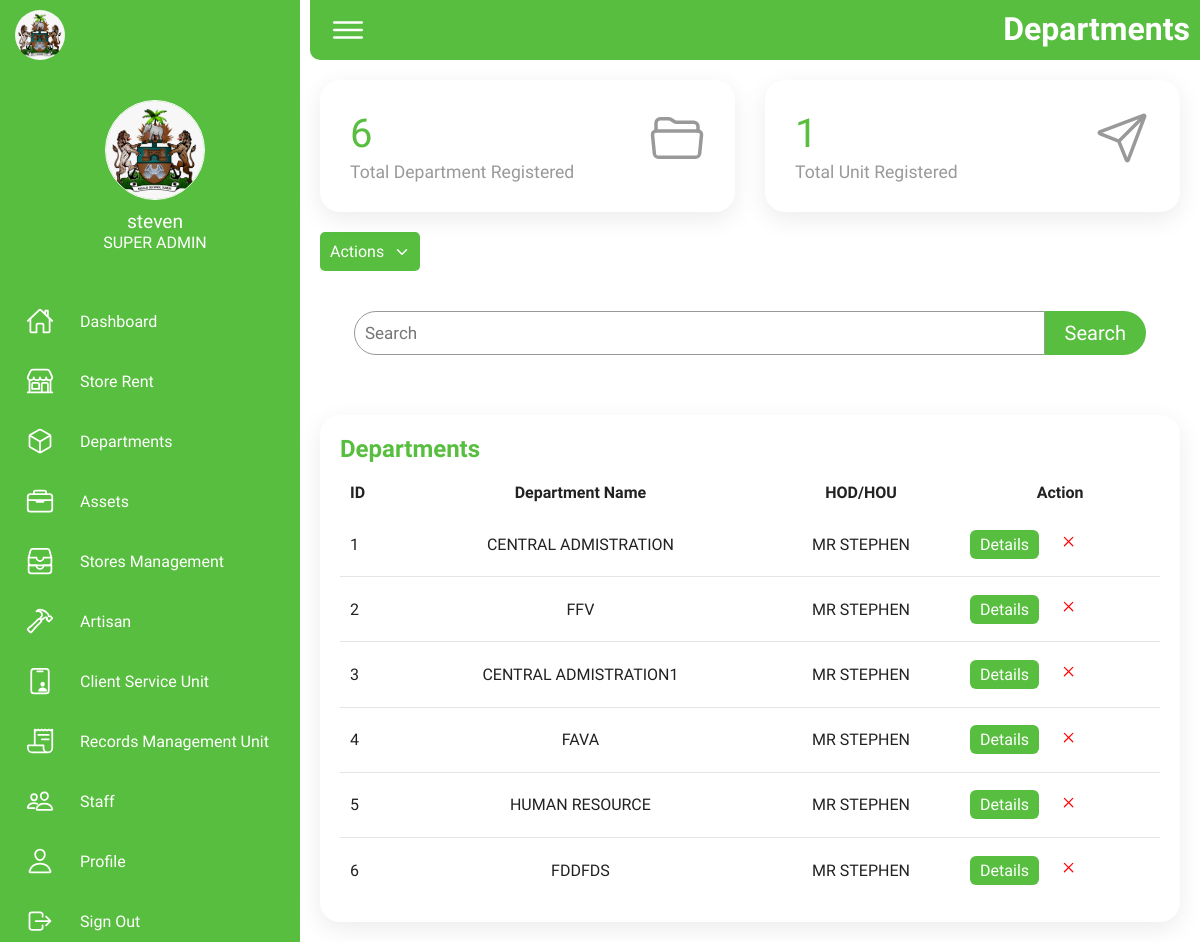
The page /department (signed in) on the database its author committed.
### tables this page shows
CREATE TABLE department (
                id INTEGER PRIMARY KEY AUTOINCREMENT,
                department_name text,
                hod text
                );

### app.py (the view)
@app.route('/department')
@login_required(role='SUPER ADMIN')
def department():
    if 'user_id' in session:
        user_id = session['user_id']  # Get the user ID from the session
        user = get_user_by_id(user_id)
        conn, cursor = get_department_db_connection()
        cursor.execute("SELECT * FROM department")
        department_list = cursor.fetchall()
        conn.close()
        conn, cursor = get_department_db_connection()
        cursor.execute("SELECT COUNT(id) FROM department")
        department_count = cursor.fetchone()[0]
        conn.close()
        conn, cursor = get_department_db_connection()
        cursor.execute("SELECT COUNT(id) FROM unit")
        unit_count = cursor.fetchone()[0]
        conn.close()
        if user:
            username = user['username']
            role = user['role']
            image = user['image']
            return render_template('super_admin/department.html', username=username, role=role, departments=department_list, image=image, department_count=department_count, unit_count=unit_count)  # noqa
    return redirect(url_for('index'))

### app.py (called while the page is built)
def get_users_db_connection():
    conn_users = sqlite3.connect('instance/users.db')
    conn_users.row_factory = sqlite3.Row
    return conn_users, conn_users.cursor()

def get_user_by_id(user_id):
    conn_users, cursor = get_users_db_connection()
    cursor.execute('SELECT * FROM users WHERE id = ?', (user_id,))
    user = cursor.fetchone()
    conn_users.close()
    return user

def login_required(role=None):
    def wrapper(fn):
        @wraps(fn)
        def decorated_view(*args, **kwargs):
            if 'user_id' not in session:
                return redirect(url_for('index'))
            user_id = session['user_id']
            user = get_user_by_id(user_id)
            if not user:
                return redirect(url_for('index'))
            user_role = user['role']
            if role and user_role != role:
                return redirect(url_for('index'))
            return fn(*args, **kwargs)
        return decorated_view
    return wrapper

def get_department_db_connection():
    conn = sqlite3.connect('instance/department.db')
    conn.row_factory = sqlite3.Row
    return conn, conn.cursor()

### templates/super_admin/department.html (shortened to what this page needs)
{% extends '/super_admin/base.html' %} {% block heading %} Departments {%
endblock %} {% block content %}
<div class="cardBox2">
  <a class="card" href="#">
    <div>
      <div class="numbers">{{department_count}}</div>
      <div class="cardName">Total Department Registered</div>
    </div>
    <div class="iconBx">
      <ion-icon name="folder-open-outline"></ion-icon>
    </div>
  </a>
  <a class="card" href="#dispatch">
    <div>
      <div class="numbers">{{unit_count}}</div>
      <div class="cardName">Total Unit Registered</div>
    </div>
    <div class="iconBx">
      <ion-icon name="paper-plane-outline"></ion-icon>
    </div>
  </a>
</div>
<div class="action-drop">
  <div class="drop-btn">
    <button id="dropdown">
      Actions <ion-icon name="chevron-down-outline"></ion-icon>
    </button>
  </div>
</div>
<div class="search-container">
  <form class="search" action="{{url_for ('department_search')}}" method="GET">
    <input type="search" name="search" id="search" placeholder="Search" />
    <input type="submit" value="Search" />
  </form>
</div>
<div class="details">
  <div class="recentOrders">
    <div class="cardHeader">
      <h2>Departments</h2>
    </div>
    <table>
      <thead>
        <tr>
          <td>ID</td>
          <td>Department Name</td>
          <td>HOD/HOU</td>
          <td>Action</td>
        </tr>
      </thead>
      <tbody>
        {% for department in departments %}
        <tr>
          <td>{{department.id}}</td>
          <td>{{department.department_name}}</td>
          <td>{{department.hod}}</td>
          <td class="action">
            <a
              href="{{ url_for('more_department', department_name=department.department_name) }}"
              class="btn"
              >Details</a
            >
            <a
              href="{{ url_for('delete_department', department_name=department.department_name) }}"
              class="delete"
              ><ion-icon name="close-outline"></ion-icon
            ></a>
          </td>
        </tr>
        {% endfor %}
      </tbody>
    </table>
  </div>
</div>
{% endblock %}

### static/css/styles.css (style rules this page uses)
* { font-family: "Ubuntu", sans-serif; margin: 0; padding: 0; box-sizing: border-box; }
:root { --green: #58be3f; --white: #fff; --gray: #f5f5f5; --black1: #222; --black2: #999; }
body { min-height: 100vh; overflow-x: hidden; }
.search { position: relative; width: 400px; margin: 0 10px; }
.cardBox2 { position: relative; width: 100%; padding: 20px; display: grid; grid-template-columns: repeat(2, 1fr); grid-gap: 30px; justify-content: center; }
.cardBox2 .card { position: relative; background: var(--white); padding: 30px; border-radius: 20px; display: flex; justify-content: space-between; cursor: pointer; box-shadow: 0 7px 25px rgba(0, 0, 0, 0.08); text-decoration: none; }
.cardBox2 .card .numbers { position: relative; font-weight: 500; font-size: 2.5rem; color: var(--green); }
.cardBox2 .card .cardName { color: var(--black2); font-size: 1.1rem; margin-top: 5px; }
.cardBox2 .card .iconBx { font-size: 3.5rem; color: var(--black2); }
.action-drop { padding: 0 20px; }
.action-drop button { padding: 10px; outline: none; border: none; background-color: var(--green); color: var(--white); display: flex; align-items: center; gap: 10px; font-size: 16px; border-radius: 5px; }
.details { position: relative; width: 100%; padding: 20px; display: grid; }
.details .recentOrders { position: relative; display: grid; min-height: auto; background: var(--white); padding: 20px; box-shadow: 0 7px 25px rgba(0, 0, 0, 0.08); border-radius: 20px; }
.details .cardHeader { display: flex; justify-content: space-between; align-items: flex-start; }
.cardHeader h2 { font-weight: 600; color: var(--green); }
.details .recentOrders table tr td .btn { position: relative; padding: 5px 10px; background: var(--green); text-decoration: none; color: var(--white); border-radius: 6px; }
.details table { width: 100%; border-collapse: collapse; margin-top: 10px; }
.details table thead td { font-weight: 600; }
.details .recentOrders table tr { color: var(--black1); border-bottom: 1px solid rgba(0, 0, 0, 0.1); transition: all 0.5s ease; }
.details .recentOrders table tr:last-child { border-bottom: none; }
.details .recentOrders table tr td { padding: 10px; }
.details .recentOrders table tr td:last-child { text-align: center; }
.details .recentOrders table tr td:nth-child(2) { text-align: center; }
.details .recentOrders table tr td:nth-child(3) { text-align: center; }
.delete { border-radius: 3px; margin-left: 10px; color: red; width: 20px; text-decoration: none; font-size: larger; padding: 10px; }
.action { overflow: hidden; display: flex; align-items: center; }
.search-container { display: flex; width: 100%; padding: 10px; margin: 30px 0; justify-content: center; align-items: center; }
.search { display: flex; justify-content: end; width: 90%; }
.search input[type="search"] { width: 95%; padding: 11px 10px; font-size: 17px; border: 1px solid var(--black2); border-radius: 100px 0 0 100px; outline: var(--secondary-border); }
.search input[type="submit"] { padding: 10px 20px; font-size: 20px; border-radius: 0 100px 100px 0; border: none; background-color: var(--green); color: var(--white); }

### rows shown on the page
department: id "1", department_name "CENTRAL ADMISTRATION", hod "MR STEPHEN"
department: id "2", department_name "FFV", hod "MR STEPHEN"
department: id "3", department_name "CENTRAL ADMISTRATION1", hod "MR STEPHEN"
department: id "4", department_name "FAVA", hod "MR STEPHEN"
department: id "5", department_name "HUMAN RESOURCE", hod "MR STEPHEN"
department: id "6", department_name "FDDFDS", hod "MR STEPHEN"

### other values the page prints
{{ username }} "steven"
{{ role }} "SUPER ADMIN"
{{ department_count }} "6"
{{ unit_count }} "1"
